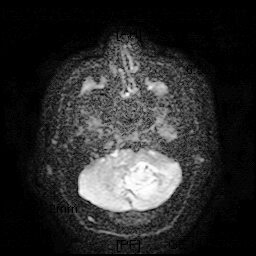
#> input picture Stroke_classification/Haemorrhagic/Kuppusamy DWI-7.jpg_Haemorrhagic_4.png, 256 x 256 px; its folder holds only this picture in this run
$ jupyter execute --allow-errors mod2.ipynb
#> lines starting #> are read from the running program, lines starting #| are printed output that depends on the picture; after the words box and inside, x2 and y2 are one past the last pixel; in counts of white or black regions, pixels touching at a corner belong together
[cell 1]
import numpy as np
import cv2
from scipy.ndimage import uniform_filter, generic_filter
import os
from PIL import Image
import matplotlib.pyplot as plt
from tqdm import tqdm
import pandas as pd
import warnings
warnings.filterwarnings('ignore')

np.random.seed(42)


# ------------------------------
# IMAGE ENHANCEMENT
# ------------------------------
def enhance_contrast(image):
    clahe = cv2.createCLAHE(clipLimit=2.0, tileGridSize=(8, 8))
    enhanced = clahe.apply((image * 255).astype(np.uint8))
    return enhanced.astype(np.float32) / 255.0


def enhance_with_cv_filters(slices):
    print("✨ Enhancing images with OpenCV filters...")
    enhanced_slices = []
    for img in tqdm(slices):
        img_8bit = (img * 255).astype(np.uint8)
        kernel = np.array([[0, -1, 0],
                           [-1, 5, -1],
                           [0, -1, 0]])  # sharpening kernel
        sharpened = cv2.filter2D(img_8bit, -1, kernel)
        enhanced = cv2.addWeighted(sharpened, 1.2, img_8bit, -0.2, 0)
        enhanced = np.clip(enhanced.astype(np.float32) / 255.0, 0, 1)
        enhanced_slices.append(enhanced)
    return enhanced_slices


# ------------------------------
# IMAGE QUALITY METRICS
# ------------------------------
def calculate_entropy(image):
    hist = np.histogram(image, bins=256, range=(0, 1))[0]
    hist = hist / (hist.sum() + 1e-10)
    entropy = -np.sum(hist * np.log2(hist + 1e-10))
    return entropy


def calculate_homogeneity(image):
    try:
        std_dev = generic_filter(image, np.std, size=5)
        homogeneity = 1 / (1 + np.mean(std_dev))
        return homogeneity
    except:
        return 0.5


def calculate_symmetry(image):
    h, w = image.shape
    left = image[:, :w // 2]
    right = np.fliplr(image[:, w // 2:])
    if left.shape == right.shape:
        mse = np.mean((left - right) ** 2)
        return 1 / (1 + mse)
    return 0.5


def estimate_brain_area(image):
    try:
        img_8bit = (image * 255).astype(np.uint8)
        _, thresh = cv2.threshold(img_8bit, 0, 255, cv2.THRESH_BINARY + cv2.THRESH_OTSU)
        contours, _ = cv2.findContours(thresh, cv2.RETR_EXTERNAL, cv2.CHAIN_APPROX_SIMPLE)
        if contours:
            largest = max(contours, key=cv2.contourArea)
            area = cv2.contourArea(largest)
            return area / (image.shape[0] * image.shape[1])
    except:
        return 0
    return 0


# ------------------------------
# LOAD AND PROCESS IMAGES
# ------------------------------
def load_and_process_images(folder_path, target_size=(256, 256), enhance=True):
    processed = []
    image_files = [f for f in os.listdir(folder_path)
                   if f.lower().endswith(('.png', '.jpg', '.jpeg', '.bmp', '.tif'))]

    if len(image_files) == 0:
        print(f"⚠️ No images in {folder_path}")
        return processed

    for f in tqdm(image_files, desc=f"Loading {os.path.basename(folder_path)}"):
        img_path = os.path.join(folder_path, f)
        try:
            img = cv2.imread(img_path, cv2.IMREAD_GRAYSCALE)
            if img is None:
                img = np.array(Image.open(img_path).convert('L'))
            img = cv2.resize(img, target_size)
            img = img.astype(np.float32) / 255.0
            if enhance:
                img = enhance_contrast(img)
            processed.append(img)
        except Exception as e:
            print(f"⚠️ Error loading {f}: {e}")
    return processed


# ------------------------------
# FEATURE EXTRACTION
# ------------------------------
def extract_image_features(images):
    print("🔍 Extracting features...")
    feats = []
    for i, img in enumerate(tqdm(images)):
        feats.append({
            'image_number': i + 1,
            'mean_intensity': np.mean(img),
            'std_intensity': np.std(img),
            'contrast': np.max(img) - np.min(img),
            'entropy': calculate_entropy(img),
            'homogeneity': calculate_homogeneity(img),
            'symmetry': calculate_symmetry(img),
            'brain_area_ratio': estimate_brain_area(img)
        })
    return feats


def get_feature_statistics(features):
    if not features:
        return {}
    names = ['mean_intensity', 'std_intensity', 'contrast', 'entropy',
             'homogeneity', 'symmetry', 'brain_area_ratio']
    stats = {}
    for n in names:
        vals = [f[n] for f in features]
        stats[n] = {'mean': np.mean(vals), 'std': np.std(vals),
                    'min': np.min(vals), 'max': np.max(vals)}
    return stats


# ------------------------------
# MAIN PROCESSING PIPELINE
# ------------------------------
def process_stroke_dataset(base_path):
    classes = ['Haemorrhagic', 'Ischemic', 'Normal']
    results = {}

    for cls in classes:
        folder = os.path.join(base_path, cls)
        if not os.path.exists(folder):
            print(f"⚠️ Missing folder: {folder}")
            continue

        images = load_and_process_images(folder)
#> in load_and_process_images, img is the input picture: shape (256, 256); min 0, max 255, mean 45
#> in enhance_contrast, `enhanced = clahe.apply((image * 255).astype(np.uint8))`:
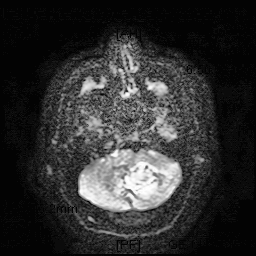
#> enhanced: shape (256, 256); min 1, max 255, mean 47.4
#> images = 1 item
        enhanced_images = enhance_with_cv_filters(images)
#> the loop in enhance_with_cv_filters, `for img in tqdm(slices):` made 1 pass
#> kernel on pass 1: [[0, -1, 0], [-1, 5, -1], [0, -1, 0]]
#> pass 1, in enhance_with_cv_filters, `sharpened = cv2.filter2D(img_8bit, -1, kernel)`:
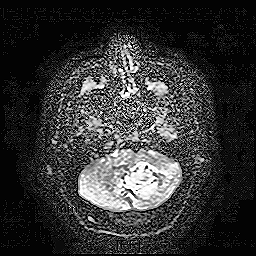
#> sharpened: shape (256, 256); min 0, max 255, mean 51.9
#> enhanced_images = 1 item
        features = extract_image_features(enhanced_images)
#> the loop in extract_image_features, `for i, img in enumerate(tqdm(images)):` made 1 pass
#> (entropy in calculate_entropy, homogeneity in calculate_homogeneity, h in calculate_symmetry, w in calculate_symmetry, mse in calculate_symmetry, area in estimate_brain_area) on pass 1: (5.53, 0.875, 256, 256, 0.0712, 13200)
#> pass 1, in calculate_homogeneity, `std_dev = generic_filter(image, np.std, size=5)`:
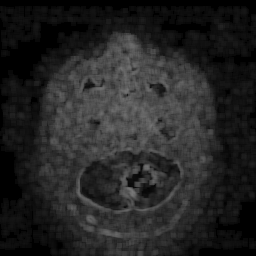
#> std_dev: shape (256, 256) float32; min 0, max 0.474, mean 0.143
#> pass 1, in calculate_symmetry, `left = image[:, :w // 2]`:
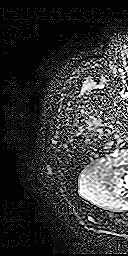
#> left: shape (256, 128) float32; min 0, max 1, mean 0.205
#> pass 1, in calculate_symmetry, `right = np.fliplr(image[:, w // 2:])`:
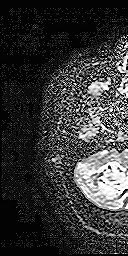
#> right: shape (256, 128) float32; min 0, max 1, mean 0.213
#> pass 1, in estimate_brain_area, `_, thresh = cv2.threshold(img_8bit, 0, 255, cv2.THRESH_BINARY + cv2.TH..`:
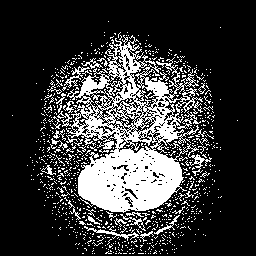
#> thresh: shape (256, 256); 22.5% white; 830 white regions (803 under 20 px), largest, box (x1, y1, x2, y2) and area: (57, 35, 212, 213) 11131, (84, 226, 139, 241) 169, (64, 66, 90, 88) 135
#> features = 1 item
        stats = get_feature_statistics(features)
#> the loop in get_feature_statistics, `for n in names:` made 7 passes
#> vals on passes 1 to 7: [0.209], [0.288], [1], [5.53], [0.875], [0.933], [0.201]
#> after the loop in get_feature_statistics, `for n in names:`: stats = 7 items
#> stats = 7 items

        results[cls] = {
            'images': images,
            'enhanced_images': enhanced_images,
            'features': features,
            'stats': stats
        }

        print(f"✅ Completed {cls}: {len(images)} images processed.\n")
#| ✅ Completed Haemorrhagic: 1 images processed.
#> `results = process_stroke_dataset(base_folder)`: results = 1 item
#> the loop in display_summary, `for cls, data in results.items():` made 1 pass
#> cls on pass 1: 'Haemorrhagic'
#| 🧠 Class: Haemorrhagic
#|    mean_intensity: 0.209 ± 0.000
#|    std_intensity: 0.288 ± 0.000
#|    contrast: 1.000 ± 0.000
#|    entropy: 5.527 ± 0.000
#|    homogeneity: 0.875 ± 0.000
#|    symmetry: 0.933 ± 0.000
#|    brain_area_ratio: 0.201 ± 0.000

    return results


def display_summary(results):
    print("\n" + "=" * 60)
    print("📊 STROKE DATASET PREPROCESSING SUMMARY")
    print("=" * 60)
    for cls, data in results.items():
        print(f"\n🧠 Class: {cls}")
        stats = data['stats']
        for k, v in stats.items():
            print(f"   {k}: {v['mean']:.3f} ± {v['std']:.3f}")

        # Display a few sample images
        imgs = data['images']
        enh = data['enhanced_images']
        if len(imgs) > 0:
            fig, axes = plt.subplots(2, min(3, len(imgs)), figsize=(12, 6))
            fig.suptitle(f"{cls} - Sample Original & Enhanced Images", fontsize=14)
            for i in range(min(3, len(imgs))):
                axes[0, i].imshow(imgs[i], cmap='gray')
                axes[0, i].set_title(f"Original {i+1}")
                axes[0, i].axis('off')

                axes[1, i].imshow(enh[i], cmap='gray')
                axes[1, i].set_title(f"Enhanced {i+1}")
                axes[1, i].axis('off')
            plt.tight_layout()
            plt.show()


# ------------------------------
# RUN SCRIPT
# ------------------------------
#> (the rest of this cell did not finish here and is left out)
